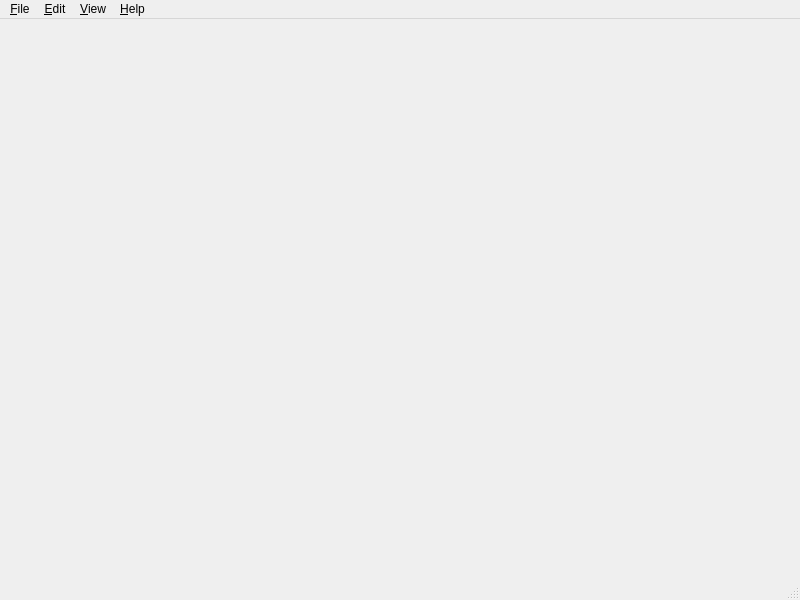
<?xml version="1.0" encoding="UTF-8"?>
<ui version="4.0">
 <class>bataryChecker</class>
 <widget class="QMainWindow" name="bataryChecker">
  <property name="geometry">
   <rect>
    <x>0</x>
    <y>0</y>
    <width>800</width>
    <height>600</height>
   </rect>
  </property>
  <property name="windowTitle">
   <string>bataryChecker</string>
  </property>
  <widget class="QWidget" name="centralwidget"/>
  <widget class="QMenuBar" name="menubar">
   <property name="geometry">
    <rect>
     <x>0</x>
     <y>0</y>
     <width>800</width>
     <height>21</height>
    </rect>
   </property>
   <widget class="QMenu" name="menu_File">
    <property name="title">
     <string>&amp;File</string>
    </property>
    <addaction name="action_Open"/>
    <addaction name="action_Save"/>
    <addaction name="actionSave_as"/>
    <addaction name="separator"/>
    <addaction name="actionE_xit"/>
   </widget>
   <widget class="QMenu" name="menu_Edit">
    <property name="title">
     <string>&amp;Edit</string>
    </property>
   </widget>
   <widget class="QMenu" name="menu_View">
    <property name="title">
     <string>&amp;View</string>
    </property>
   </widget>
   <widget class="QMenu" name="menu_Help">
    <property name="title">
     <string>&amp;Help</string>
    </property>
    <addaction name="actionAbo_ut"/>
   </widget>
   <addaction name="menu_File"/>
   <addaction name="menu_Edit"/>
   <addaction name="menu_View"/>
   <addaction name="menu_Help"/>
  </widget>
  <widget class="QStatusBar" name="statusbar"/>
  <action name="actionAbo_ut">
   <property name="text">
    <string>Abo&amp;ut</string>
   </property>
  </action>
  <action name="actionE_xit">
   <property name="text">
    <string>E&amp;xit</string>
   </property>
  </action>
  <action name="action_Open">
   <property name="text">
    <string>&amp;Open</string>
   </property>
  </action>
  <action name="action_Save">
   <property name="text">
    <string>&amp;Save</string>
   </property>
  </action>
  <action name="actionSave_as">
   <property name="text">
    <string>Save &amp;as...</string>
   </property>
  </action>
 </widget>
 <resources/>
 <connections/>
</ui>
